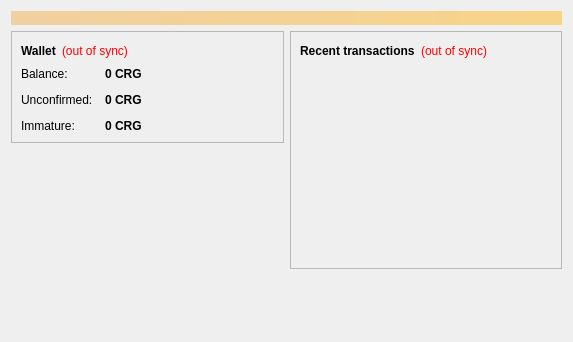
<?xml version="1.0" encoding="UTF-8"?>
<ui version="4.0">
 <class>OverviewPage</class>
 <widget class="QWidget" name="OverviewPage">
  <property name="geometry">
   <rect>
    <x>0</x>
    <y>0</y>
    <width>573</width>
    <height>342</height>
   </rect>
  </property>
  <property name="windowTitle">
   <string>Form</string>
  </property>
  <layout class="QVBoxLayout" name="topLayout">
   <item>
    <widget class="QLabel" name="labelAlerts">
     <property name="visible">
      <bool>false</bool>
     </property>
     <property name="styleSheet">
      <string notr="true">background-color: qlineargradient(x1: 0, y1: 0, x2: 1, y2: 0, stop:0 #F0D0A0, stop:1 #F8D488); color:#000000;</string>
     </property>
     <property name="wordWrap">
      <bool>true</bool>
     </property>
     <property name="margin">
      <number>3</number>
     </property>
    </widget>
   </item>
   <item>
    <layout class="QHBoxLayout" name="horizontalLayout" stretch="1,1">
     <item>
      <layout class="QVBoxLayout" name="verticalLayout_2">
       <item>
        <widget class="QFrame" name="frame">
         <property name="frameShape">
          <enum>QFrame::StyledPanel</enum>
         </property>
         <property name="frameShadow">
          <enum>QFrame::Raised</enum>
         </property>
         <layout class="QVBoxLayout" name="verticalLayout_4">
          <item>
           <layout class="QHBoxLayout" name="horizontalLayout_4">
            <item>
             <widget class="QLabel" name="label_5">
              <property name="font">
               <font>
                <weight>75</weight>
                <bold>true</bold>
               </font>
              </property>
              <property name="text">
               <string>Wallet</string>
              </property>
             </widget>
            </item>
            <item>
             <widget class="QLabel" name="labelWalletStatus">
              <property name="toolTip">
               <string>The displayed information may be out of date. Your wallet automatically synchronizes with the CryptoGaule network after a connection is established, but this process has not completed yet.</string>
              </property>
              <property name="styleSheet">
               <string notr="true">QLabel { color: red; }</string>
              </property>
              <property name="text">
               <string notr="true">(out of sync)</string>
              </property>
              <property name="alignment">
               <set>Qt::AlignLeading|Qt::AlignLeft|Qt::AlignVCenter</set>
              </property>
             </widget>
            </item>
            <item>
             <spacer name="horizontalSpacer_2">
              <property name="orientation">
               <enum>Qt::Horizontal</enum>
              </property>
              <property name="sizeHint" stdset="0">
               <size>
                <width>40</width>
                <height>20</height>
               </size>
              </property>
             </spacer>
            </item>
           </layout>
          </item>
          <item>
           <layout class="QFormLayout" name="formLayout_2">
            <property name="fieldGrowthPolicy">
             <enum>QFormLayout::AllNonFixedFieldsGrow</enum>
            </property>
            <property name="horizontalSpacing">
             <number>12</number>
            </property>
            <property name="verticalSpacing">
             <number>12</number>
            </property>
            <item row="0" column="0">
             <widget class="QLabel" name="label">
              <property name="text">
               <string>Balance:</string>
              </property>
             </widget>
            </item>
            <item row="0" column="1">
             <widget class="QLabel" name="labelBalance">
              <property name="font">
               <font>
                <weight>75</weight>
                <bold>true</bold>
               </font>
              </property>
              <property name="cursor">
               <cursorShape>IBeamCursor</cursorShape>
              </property>
              <property name="toolTip">
               <string>Your current balance</string>
              </property>
              <property name="text">
               <string notr="true">0 CRG</string>
              </property>
              <property name="textInteractionFlags">
               <set>Qt::LinksAccessibleByMouse|Qt::TextSelectableByKeyboard|Qt::TextSelectableByMouse</set>
              </property>
             </widget>
            </item>
            <item row="1" column="0">
             <widget class="QLabel" name="label_3">
              <property name="text">
               <string>Unconfirmed:</string>
              </property>
             </widget>
            </item>
            <item row="1" column="1">
             <widget class="QLabel" name="labelUnconfirmed">
              <property name="font">
               <font>
                <weight>75</weight>
                <bold>true</bold>
               </font>
              </property>
              <property name="cursor">
               <cursorShape>IBeamCursor</cursorShape>
              </property>
              <property name="toolTip">
               <string>Total of transactions that have yet to be confirmed, and do not yet count toward the current balance</string>
              </property>
              <property name="text">
               <string notr="true">0 CRG</string>
              </property>
              <property name="textInteractionFlags">
               <set>Qt::LinksAccessibleByMouse|Qt::TextSelectableByKeyboard|Qt::TextSelectableByMouse</set>
              </property>
             </widget>
            </item>
            <item row="2" column="0">
             <widget class="QLabel" name="labelImmatureText">
              <property name="text">
               <string>Immature:</string>
              </property>
             </widget>
            </item>
            <item row="2" column="1">
             <widget class="QLabel" name="labelImmature">
              <property name="font">
               <font>
                <weight>75</weight>
                <bold>true</bold>
               </font>
              </property>
              <property name="toolTip">
               <string>Mined balance that has not yet matured</string>
              </property>
              <property name="text">
               <string notr="true">0 CRG</string>
              </property>
              <property name="textInteractionFlags">
               <set>Qt::LinksAccessibleByMouse|Qt::TextSelectableByKeyboard|Qt::TextSelectableByMouse</set>
              </property>
             </widget>
            </item>
           </layout>
          </item>
         </layout>
        </widget>
       </item>
       <item>
        <spacer name="verticalSpacer">
         <property name="orientation">
          <enum>Qt::Vertical</enum>
         </property>
         <property name="sizeHint" stdset="0">
          <size>
           <width>20</width>
           <height>40</height>
          </size>
         </property>
        </spacer>
       </item>
      </layout>
     </item>
     <item>
      <layout class="QVBoxLayout" name="verticalLayout_3">
       <item>
        <widget class="QFrame" name="frame_2">
         <property name="frameShape">
          <enum>QFrame::StyledPanel</enum>
         </property>
         <property name="frameShadow">
          <enum>QFrame::Raised</enum>
         </property>
         <layout class="QVBoxLayout" name="verticalLayout">
          <item>
           <layout class="QHBoxLayout" name="horizontalLayout_2">
            <item>
             <widget class="QLabel" name="label_4">
              <property name="text">
               <string>&lt;b&gt;Recent transactions&lt;/b&gt;</string>
              </property>
             </widget>
            </item>
            <item>
             <widget class="QLabel" name="labelTransactionsStatus">
              <property name="toolTip">
               <string>The displayed information may be out of date. Your wallet automatically synchronizes with the CryptoGaule network after a connection is established, but this process has not completed yet.</string>
              </property>
              <property name="styleSheet">
               <string notr="true">QLabel { color: red; }</string>
              </property>
              <property name="text">
               <string notr="true">(out of sync)</string>
              </property>
              <property name="alignment">
               <set>Qt::AlignRight|Qt::AlignTrailing|Qt::AlignVCenter</set>
              </property>
             </widget>
            </item>
            <item>
             <spacer name="horizontalSpacer">
              <property name="orientation">
               <enum>Qt::Horizontal</enum>
              </property>
              <property name="sizeHint" stdset="0">
               <size>
                <width>40</width>
                <height>20</height>
               </size>
              </property>
             </spacer>
            </item>
           </layout>
          </item>
          <item>
           <widget class="QListView" name="listTransactions">
            <property name="styleSheet">
             <string notr="true">QListView { background: transparent; }</string>
            </property>
            <property name="frameShape">
             <enum>QFrame::NoFrame</enum>
            </property>
            <property name="verticalScrollBarPolicy">
             <enum>Qt::ScrollBarAlwaysOff</enum>
            </property>
            <property name="horizontalScrollBarPolicy">
             <enum>Qt::ScrollBarAlwaysOff</enum>
            </property>
            <property name="selectionMode">
             <enum>QAbstractItemView::NoSelection</enum>
            </property>
           </widget>
          </item>
         </layout>
        </widget>
       </item>
       <item>
        <spacer name="verticalSpacer_2">
         <property name="orientation">
          <enum>Qt::Vertical</enum>
         </property>
         <property name="sizeHint" stdset="0">
          <size>
           <width>20</width>
           <height>40</height>
          </size>
         </property>
        </spacer>
       </item>
      </layout>
     </item>
    </layout>
   </item>
  </layout>
 </widget>
 <resources/>
 <connections/>
</ui>
